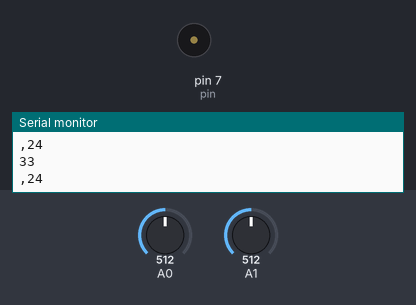
This sketch was run on a simulated Arduino Uno, built with avr-gcc and run on an emulated ATmega328P. On the bench: buzzer (waves = sounding), the last lines printed to the serial monitor. Inputs (shaded band) come from the test bench; at power-on: A0 = 512, A1 = 512.

Above: at 1.2 s.
1.3 s: A0 set to 918
2.8 s: A0 set to 947
At 3.9 s:
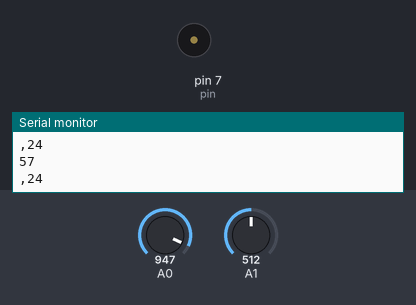
5.8 s: A1 set to 900
At 6.14 s:
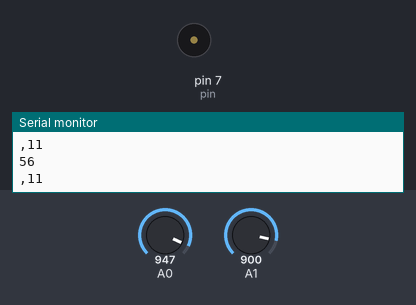
8.8 s: A1 set to 190
At 9.9 s:
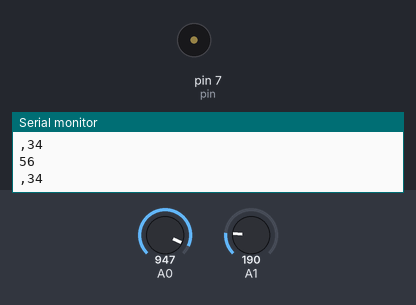
10.6 s: A1 set to 716
At 11.7 s:
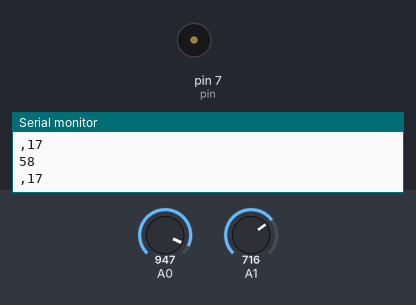
Timing chart, 0 to 14.6 s (numbered marks = the images above; inputs shaded):
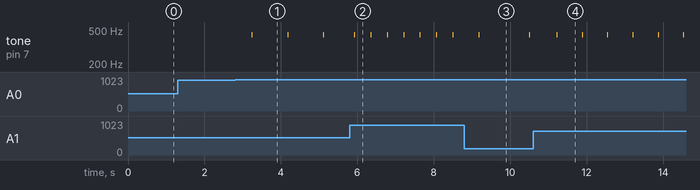

The sketch:

Autooffset.ino
```cpp
int movingavarage(int moving){
moving = 0;


return moving;
}
```

TimeIntervalTest.ino
```cpp
int TimeIntervalTest(){
int timeVal = 0;
timeVal = map(analogRead(A1),0,1023,40,7);
return timeVal;
}
```

ecgprojekt.ino
```cpp
#include <MsTimer2.h>

int EKG[] = {61, 61, 61, 61, 62, 64, 68, 67, 67, 65, 64, 61, 61, 61, 50, 120, 220, 100, 40, 61, 61, 61, 61, 61, 64, 67, 70, 72, 74, 74, 73, 70, 69, 63, 61, 61, 61, 61, 61};
int BPM = 0;
int pin = 7;
int volumen = analogRead(A0);
static int oldVolumen = 0;
int TimeInterval = 0;
static int newTime = 0;
static uint8_t index = 0;
static int oldTime = 0;

void vector() {
  static int vectorVar = 0;
  static int timeSetting = 0;
  //Serial.println(EKG[vectorVar++]);
  int maxSize = sizeof(EKG) / sizeof(int);
  volumen = map(analogRead(A0), 0, 1023, 0, 100);
  int nyEKG = 0;
  if (abs(TimeInterval - newTime) > 2) // lav et filter der fjerner quantizerings støj fra A/D konverter
  {
    newTime = TimeInterval;
  }

  if (abs(volumen - oldVolumen) > 2) // lav et filter der fjerner quantizerings støj fra A/D konverter
  {
    oldVolumen = volumen;
  }
  if (vectorVar >= maxSize) //Test for end of EKG array...
    vectorVar = 0;
  nyEKG = EKG[vectorVar++] * volumen / 100;

  if(nyEKG >= 200)
  tone(pin, 440, 10);

  if(nyEKG == 0)
  tone(pin, 440, 100);

  Serial.println(nyEKG);
  Serial.print(",");

  Serial.println(timeSetting);

  int tempVal = TimeIntervalTest();
  if(timeSetting != tempVal){
    timeSetting = tempVal;
    MsTimer2::set(tempVal, vector); // 500ms period
    MsTimer2::start();
  }
}

void setup()
{
  //  timeSetting = temTimeVal;
  MsTimer2::set(50, vector); // 500ms period
  MsTimer2::start();
  Serial.begin(115200);
}

void loop()
{

}
```

Measured:
- the behaviour switches between 930 and 931 on A0 (found by bisection; images 0 and 1)
- after the input at 2.8 s, tone on pin 7 (pin): alternates 440 Hz for 0.01 s and silent for 0.93 s, starting after 0.44 s
- after the input at 5.8 s, tone on pin 7 (pin): alternates 440 Hz for 0.01 s and silent for 0.42 s, starting after 0.12 s
- after the input at 8.8 s, tone on pin 7 (pin): alternates 440 Hz for 0.01 s and silent for 1.3 s, starting after 0.38 s
- after the input at 10.6 s, tone on pin 7 (pin): alternates 440 Hz for 0.01 s and silent for 0.65 s, starting after 0.62 s
